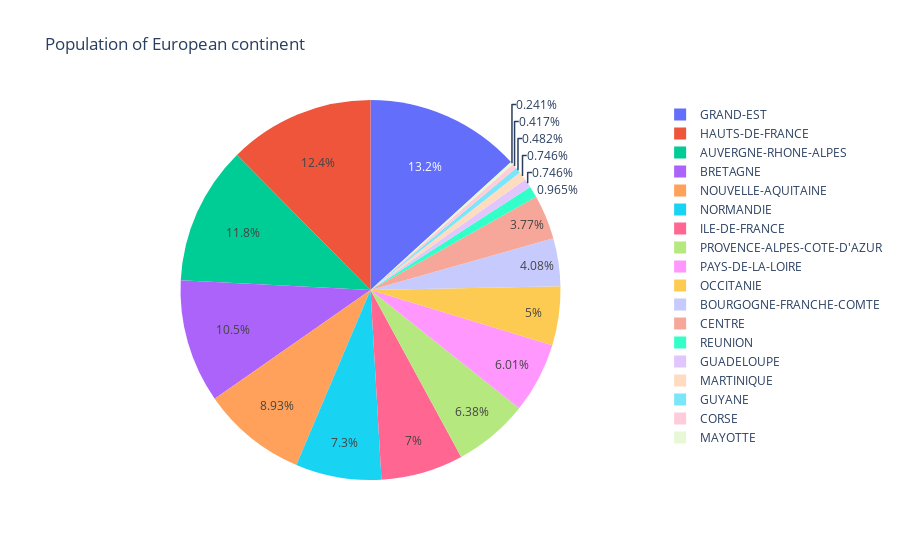

Source (notebook cell):
### Code cell
fig = px.pie(df3, values='identifiant', names='region', title='Nombre de polluant par région')
fig.show()

### Figure 1 — Plotly figure (JSON) as saved in the notebook; plotly's stock layout.template omitted (floating-point values rounded to 4 significant figures)
{"data": [{"domain": {"x": [0, 1], "y": [0, 1]}, "hovertemplate": "region=%{label}<br>identifiant=%{value}<extra></extra>", "labels": ["AUVERGNE-RHONE-ALPES", "BOURGOGNE-FRANCHE-COMTE", "BRETAGNE", "CENTRE", "CORSE", "GRAND-EST", "GUADELOUPE", "GUYANE", "HAUTS-DE-FRANCE", "ILE-DE-FRANCE", "MARTINIQUE", "MAYOTTE", "NORMANDIE", "NOUVELLE-AQUITAINE", "OCCITANIE", "PAYS-DE-LA-LOIRE", "PROVENCE-ALPES-COTE-D'AZUR", "REUNION"], "legendgroup": "", "name": "", "showlegend": true, "type": "pie", "values": [537, 186, 479, 172, 19, 604, 34, 22, 566, 319, 34, 11, 333, 407, 228, 274, 291, 44]}], "layout": {"legend": {"tracegroupgap": 0}, "title": {"text": "Population of European continent"}}}
